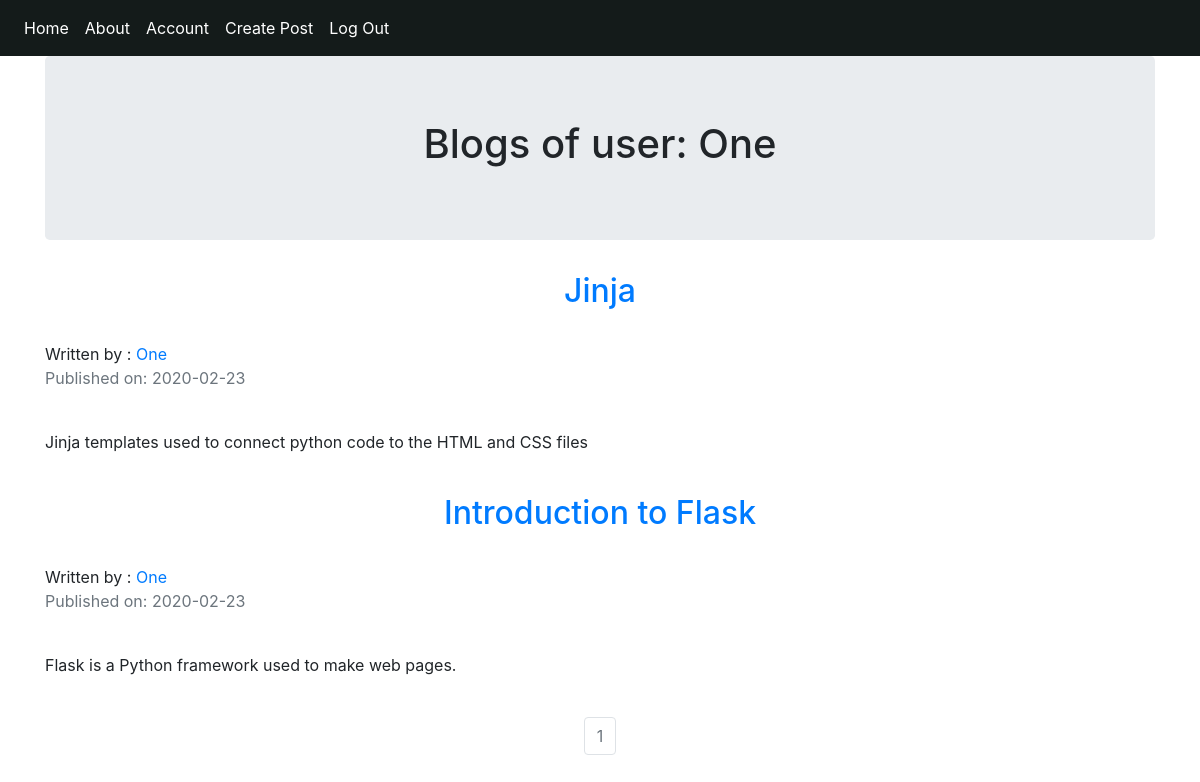
/One (signed in), run on an earlier commit of the app's database.
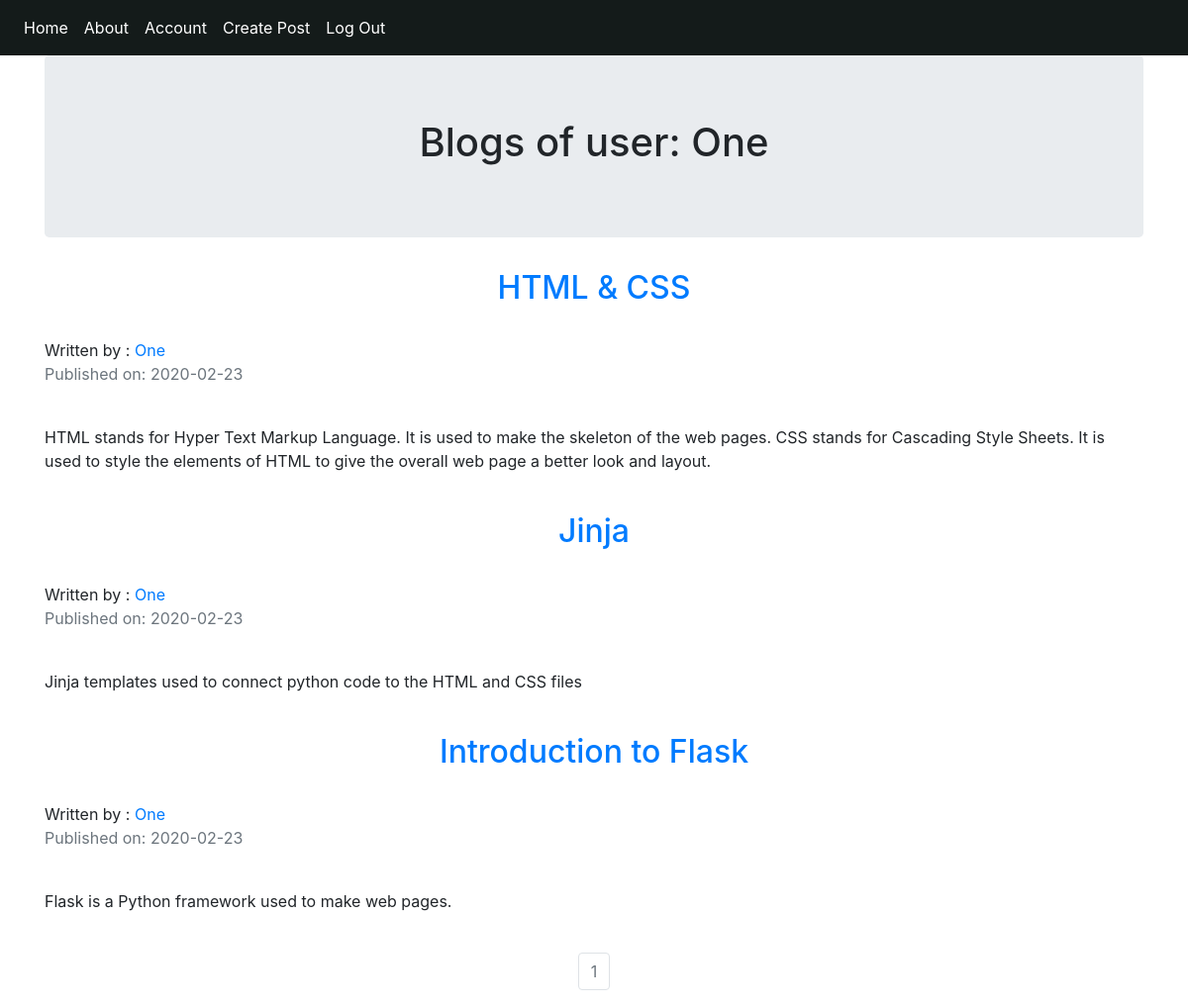
And on a later commit of the database.
### myproject/modules.py (models this page shows, shortened)
class BlogPost(db.Model):
    users = db.relationship(User)
    id = db.Column(db.Integer,primary_key=True)
    user_id = db.Column(db.Integer,db.ForeignKey('users.id'),nullable=False)
    date = db.Column(db.DateTime,nullable=False,default=datetime.utcnow)
    title = db.Column(db.String(140),nullable=False)
    text = db.Column(db.Text,nullable=False)

class User(db.Model,UserMixin):
    __tablename__ = 'users'
    id = db.Column(db.Integer,primary_key=True)
    profile_image = db.Column(db.String(64),nullable=False,default='default_profile.jpg')
    email = db.Column(db.String(64),unique=True,index=True)
    username = db.Column(db.String(64),unique=True,index=True)
    password_hash = db.Column(db.String(128))
    posts = db.relationship('BlogPost',backref='author',lazy=True)

### myproject/users/views.py (the view)
@users.route("/<username>")
def user_posts(username):
    page = request.args.get('page',1,type=int)
    user = User.query.filter_by(username=username).first_or_404()
    blog_posts = BlogPost.query.filter_by(author=user).order_by(BlogPost.date.desc()).paginate(page=page,per_page=5)
    return render_template('user_blog_posts.html',blog_posts=blog_posts,user=user)

### myproject/modules.py (called while the page is built)
@login_manager.user_loader
def load_user(user_id):
    return User.query.get(user_id)

### myproject/templates/user_blog_posts.html
{% extends 'base.html' %}
{% block content %}
<div class="container">
  <div class="jumbotron">
    <div align= "center">
      <h1>Blogs of user: {{user.username}}</h1>
  </div>
</div>
{% for post in blog_posts.items %}
  <h2 style="text-align:center"><a href="{{url_for('blog_posts.blog_post',blog_post_id = post.id)}}">{{post.title}}</a></h2><br>
  Written by : <a href="url_for('users.user_posts',username = post.author.username)">{{post.author.username}}</a>
  <p class="text-muted"> Published on: {{post.date.strftime('%Y-%m-%d')}}</p>
  <br>
  <p>{{post.text}}</p>
  <br>
{% endfor %}
</div>
<nav aria-label= 'Page Navigation example'>
  <ul class="pagination justify-content-center">
    {% for page_num in blog_posts.iter_pages(left_edge = 1, right_edge=1, left_current=1, right_current=2)%}
      {% if blog_posts.page == page_num %}
        <li class="page-item disabled">
          <a class="page-link" href="{{url_for('users.user_posts', username=user.username, page=page_num)}}">{{page_num}}</a>
        </li>
      {% else %}
      <li class="page-item ">
        <a class="page-link" href="{{url_for('users.user_posts', username=user.username, page=page_num)}}">{{page_num}}</a>
      </li>
      {% endif %}
    {% endfor %}
  </ul>
</nav>
{% endblock %}

What changed in the data, as far as the page shows it:
added BlogPost: title "HTML & CSS", author.username "One", date "2020-02-23", text "HTML stands for Hyper Text Markup Language. It is used to make the skeleton of the web pages. CSS stands for Cascading Style Sheets. It is used to style the elements of HTML to give the overall web page a better look and layout."
